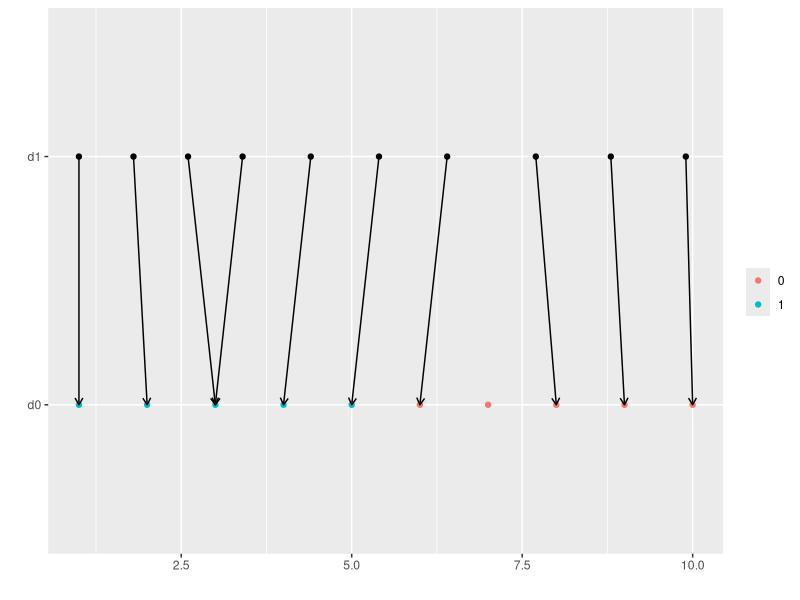

This figure's R source: (Note: this script raises an error after producing the figure.)
library(ggplot2)

d0 <- data.frame(
  x = rep(0, 10), 
  x1 = seq(from = 1, to = 10, by = 1), 
  t = c(rep(1, 5), rep(0, 5))
)

d1 <- data.frame(
  x = rep(1, 10), 
  x1 = c(seq(from = 1, to = 4, by = 0.8), 4.4, 5.4, 6.4, 7.7, 8.8, 9.9)
)

g <- ggplot() +
  geom_point(data = d0, aes(x = 'd0', color = factor(t), y = x1)) +
  geom_point(data = d1, aes(x = 'd1', y = x1)) +
  coord_flip() +
  geom_segment(aes(x = 'd1', xend = 'd0', y = 1, yend = 1),
               arrow = arrow(length = unit(0.2, "cm"))) +
  geom_segment(aes(x = 'd1', xend = 'd0', y = 1.8, yend = 2),
               arrow = arrow(length = unit(0.2, "cm"))) +
  geom_segment(aes(x = 'd1', xend = 'd0', y = 2.6, yend = 3),
               arrow = arrow(length = unit(0.2, "cm"))) +
  geom_segment(aes(x = 'd1', xend = 'd0', y = 3.4, yend = 3),
               arrow = arrow(length = unit(0.2, "cm"))) +
  geom_segment(aes(x = 'd1', xend = 'd0', y = 4.4, yend = 4),
               arrow = arrow(length = unit(0.2, "cm"))) +
  geom_segment(aes(x = 'd1', xend = 'd0', y = 5.4, yend = 5),
               arrow = arrow(length = unit(0.2, "cm"))) +
  geom_segment(aes(x = 'd1', xend = 'd0', y = 6.4, yend = 6),
               arrow = arrow(length = unit(0.2, "cm"))) +
  geom_segment(aes(x = 'd1', xend = 'd0', y = 7.7, yend = 8),
               arrow = arrow(length = unit(0.2, "cm"))) + 
  geom_segment(aes(x = 'd1', xend = 'd0', y = 8.8, yend = 9),
               arrow = arrow(length = unit(0.2, "cm"))) +
  geom_segment(aes(x = 'd1', xend = 'd0', y = 9.9, yend = 10),
               arrow = arrow(length = unit(0.2, "cm")))

g + ylab('') + xlab('') + 
  labs(col = "") + 
  ggsave('images/dots_example.png')     

set.seed(123)
sample(1:10)
